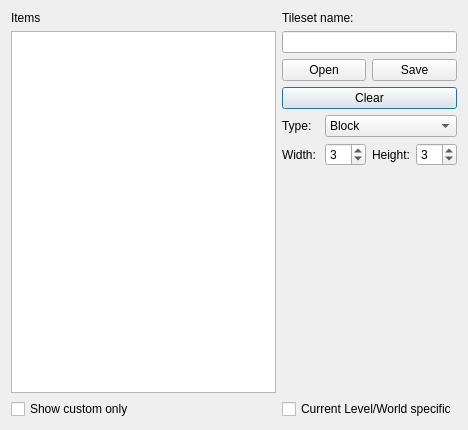
<?xml version="1.0" encoding="UTF-8"?>
<ui version="4.0">
 <class>TilesetConfigureDialog</class>
 <widget class="QDialog" name="TilesetConfigureDialog">
  <property name="geometry">
   <rect>
    <x>0</x>
    <y>0</y>
    <width>468</width>
    <height>430</height>
   </rect>
  </property>
  <property name="windowTitle">
   <string>Tileset Editor</string>
  </property>
  <property name="windowIcon">
   <iconset resource="../_resources/editor.qrc">
    <normaloff>:/images/cat_builder/cat_builder_48.png</normaloff>:/images/cat_builder/cat_builder_48.png</iconset>
  </property>
  <layout class="QGridLayout" name="gridLayout_2">
   <item row="0" column="0">
    <widget class="QLabel" name="label">
     <property name="text">
      <string>Items</string>
     </property>
    </widget>
   </item>
   <item row="1" column="0">
    <widget class="QListView" name="listView">
     <property name="minimumSize">
      <size>
       <width>150</width>
       <height>0</height>
      </size>
     </property>
     <property name="iconSize">
      <size>
       <width>32</width>
       <height>32</height>
      </size>
     </property>
     <property name="movement">
      <enum>QListView::Snap</enum>
     </property>
     <property name="viewMode">
      <enum>QListView::IconMode</enum>
     </property>
    </widget>
   </item>
   <item row="0" column="1" rowspan="2">
    <layout class="QGridLayout" name="tilesetLayoutContainer">
     <item row="4" column="1" colspan="3">
      <widget class="QComboBox" name="comboBox">
       <item>
        <property name="text">
         <string>Block</string>
        </property>
       </item>
       <item>
        <property name="text">
         <string>BGO</string>
        </property>
       </item>
       <item>
        <property name="text">
         <string>NPC</string>
        </property>
       </item>
       <item>
        <property name="text">
         <string>Tile</string>
        </property>
       </item>
       <item>
        <property name="text">
         <string>Scenery</string>
        </property>
       </item>
       <item>
        <property name="text">
         <string>Path</string>
        </property>
       </item>
       <item>
        <property name="text">
         <string>Level</string>
        </property>
       </item>
      </widget>
     </item>
     <item row="4" column="0">
      <widget class="QLabel" name="label_2">
       <property name="text">
        <string>Type:</string>
       </property>
      </widget>
     </item>
     <item row="5" column="3">
      <widget class="QSpinBox" name="spin_height">
       <property name="minimum">
        <number>1</number>
       </property>
       <property name="maximum">
        <number>10</number>
       </property>
       <property name="value">
        <number>3</number>
       </property>
      </widget>
     </item>
     <item row="5" column="1">
      <widget class="QSpinBox" name="spin_width">
       <property name="minimum">
        <number>1</number>
       </property>
       <property name="maximum">
        <number>10</number>
       </property>
       <property name="value">
        <number>3</number>
       </property>
      </widget>
     </item>
     <item row="3" column="0" colspan="4">
      <widget class="QPushButton" name="pushButton">
       <property name="text">
        <string>Clear</string>
       </property>
      </widget>
     </item>
     <item row="2" column="2" colspan="2">
      <widget class="QPushButton" name="SaveTileset">
       <property name="text">
        <string>Save</string>
       </property>
      </widget>
     </item>
     <item row="0" column="0" colspan="4">
      <widget class="QLabel" name="label_3">
       <property name="text">
        <string>Tileset name:</string>
       </property>
      </widget>
     </item>
     <item row="2" column="0" colspan="2">
      <widget class="QPushButton" name="OpenTileset">
       <property name="text">
        <string>Open</string>
       </property>
      </widget>
     </item>
     <item row="5" column="2">
      <widget class="QLabel" name="label_height">
       <property name="text">
        <string>Height:</string>
       </property>
      </widget>
     </item>
     <item row="6" column="0" colspan="4">
      <layout class="QVBoxLayout" name="tilesetLayoutWidgetContainer">
       <item>
        <spacer name="verticalSpacer">
         <property name="orientation">
          <enum>Qt::Vertical</enum>
         </property>
         <property name="sizeHint" stdset="0">
          <size>
           <width>1</width>
           <height>40</height>
          </size>
         </property>
        </spacer>
       </item>
      </layout>
     </item>
     <item row="5" column="0">
      <widget class="QLabel" name="label_width">
       <property name="text">
        <string>Width:</string>
       </property>
      </widget>
     </item>
     <item row="1" column="0" colspan="4">
      <widget class="QLineEdit" name="TilesetName"/>
     </item>
    </layout>
   </item>
   <item row="2" column="0">
    <widget class="QCheckBox" name="customOnly">
     <property name="text">
      <string>Show custom only</string>
     </property>
    </widget>
   </item>
   <item row="2" column="1">
    <widget class="QCheckBox" name="specific">
     <property name="text">
      <string>Current Level/World specific</string>
     </property>
    </widget>
   </item>
  </layout>
 </widget>
 <resources>
  <include location="../_resources/editor.qrc"/>
 </resources>
 <connections/>
</ui>
